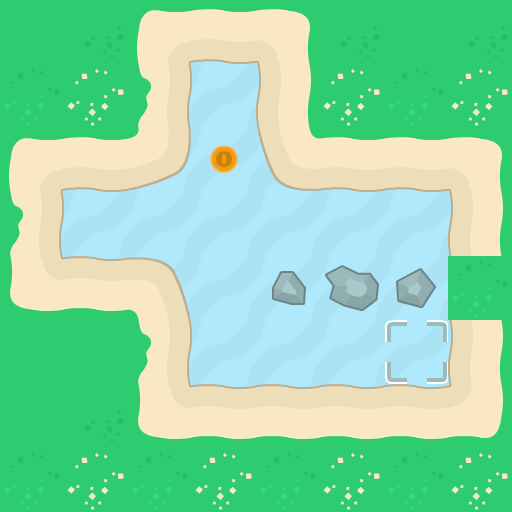

A level layout from a 2D game, rendered from its tile map. Below: a short description, then the map file with its tile-grid data intact:
An orthogonal 8x8 tile map with 64x64 px tiles, 4 tile layers (background, walls, foreground, objects).

<map version="1.10" tiledversion="1.11.2" orientation="orthogonal" renderorder="right-down" width="8" height="8" tilewidth="64" tileheight="64" infinite="0" nextlayerid="6" nextobjectid="1">
 <properties>
  <property name="character_bottom" value="[[16,0]]" />
  <property name="character_left" value="[[16,3]]" />
  <property name="character_right" value="[[16,2]]" />
  <property name="character_top" value="[[16,1]]" />
 </properties>
 <tileset firstgid="1" source="tiles_sheet.tsx" />
 <layer id="4" name="background" width="8" height="8">
  <data encoding="csv">
77,77,77,77,77,77,77,77,
77,77,77,77,77,77,77,77,
77,77,77,77,77,77,77,77,
77,77,77,77,77,77,77,77,
77,77,77,77,77,77,77,77,
77,77,77,77,77,77,77,77,
77,77,77,77,77,77,77,77,
77,77,77,77,77,77,77,77
</data>
 </layer>
 <layer id="1" name="walls" width="8" height="8">
  <data encoding="csv">
24,42,38,58,39,42,24,42,
41,25,43,0,23,25,41,25,
38,58,60,0,57,58,58,39,
43,0,0,0,0,0,0,23,
55,7,9,0,52,53,54,41,
24,24,43,0,0,0,0,23,
24,42,55,7,7,7,7,56,
41,25,41,25,41,25,41,25
</data>
 </layer>
 <layer id="5" name="foreground" width="8" height="8">
  <data encoding="csv">
0,0,0,0,0,0,0,0,
0,0,0,0,0,0,0,0,
0,0,0,0,0,0,0,0,
0,0,0,0,0,0,0,0,
0,0,0,0,0,0,0,0,
0,0,0,0,0,0,0,0,
0,0,0,0,0,0,0,0,
0,0,0,0,0,0,0,0
</data>
 </layer>
 <layer id="3" name="objects" width="8" height="8">
  <data encoding="csv">
0,0,0,0,0,0,0,0,
0,0,0,0,0,0,0,0,
0,0,0,85,0,0,0,0,
0,0,0,0,0,0,0,0,
0,0,0,0,0,0,0,0,
0,0,0,0,0,0,102,0,
0,0,0,0,0,0,0,0,
0,0,0,0,0,0,0,0
</data>
 </layer>
</map>
